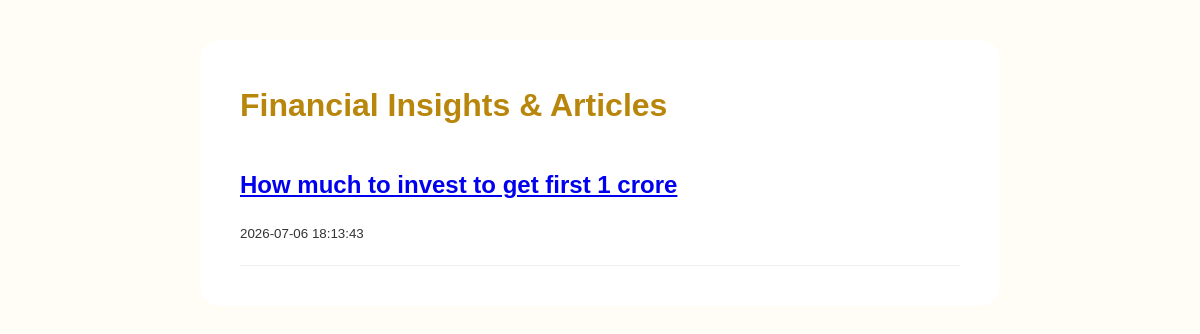
Page /articles on the earlier database version.
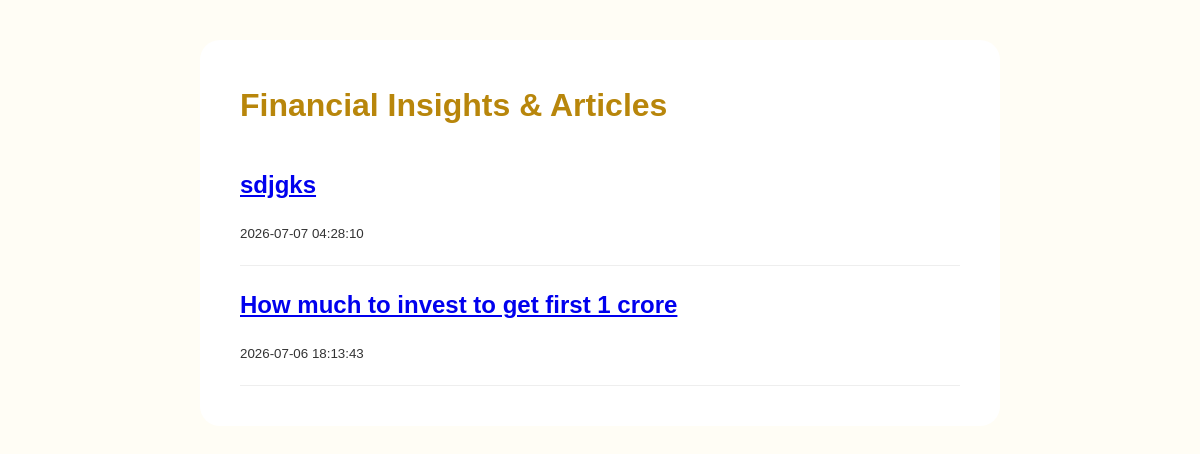
Same page on the later database version.
### tables this page shows
CREATE TABLE articles (
        id INTEGER PRIMARY KEY AUTOINCREMENT,
        title TEXT NOT NULL,
        slug TEXT UNIQUE NOT NULL,
        content TEXT NOT NULL,
        created_at TEXT DEFAULT CURRENT_TIMESTAMP
    );

### app.py (the view)
@app.route('/articles')
def articles():
    conn = get_db_connection()
    articles = conn.execute("SELECT * FROM articles ORDER BY created_at DESC").fetchall()
    conn.close()
    return render_template('articles.html', articles=articles)

### app.py (called while the page is built)
def get_db_connection():
    conn = sqlite3.connect(DB_PATH)
    conn.row_factory = sqlite3.Row
    return conn

### templates/articles.html (shortened to what this page needs)
<!DOCTYPE html>
<html lang="en">
<head>
    <link rel="stylesheet" href="{{ url_for('static', filename='css/style.css') }}">
</head>
<body>
    <div class="container">
        <h1>Financial Insights & Articles</h1>
        {% for article in articles %}
            <div class="article-card">
                <h2><a href="{{ url_for('view_article', slug=article.slug) }}">{{ article.title }}</a></h2>
                <small>{{ article.created_at }}</small>
            </div>
        {% endfor %}
    </div>
</body>
</html>

Differences in the rows shown:
added articles: title "sdjgks", created_at "2026-07-07 04:28:10"
